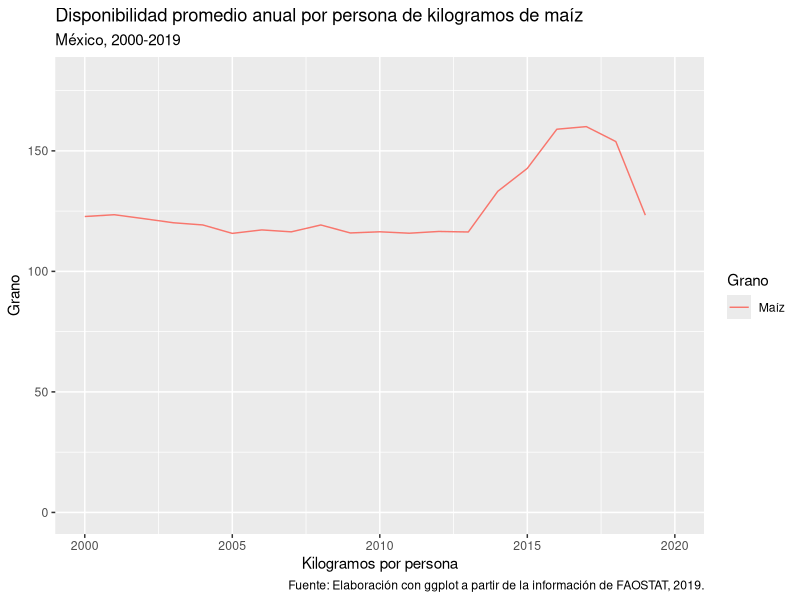

Source code (R):
# Líneas
library(readr)
library(dplyr)
library(ggplot2)
granos.mexico <- read_csv(file = "input/data/CSV_files/granos_mexico.csv",
                   col_names = TRUE)
legend <- "Fuente: Elaboración con ggplot a partir de la información de FAOSTAT, 2019."
granos.mexico %>% filter(Grano == "Maíz") %>% 
ggplot(data = . , mapping = aes(x = Año, y = Kilogramos)) + 
        geom_line(mapping = aes(group = Grano, colour = Grano)) +
        ylim(0, 180) + xlim(2000,2020) +
        labs(title = "Disponibilidad promedio anual por persona de kilogramos de maíz",  
             subtitle = "México, 2000-2019",
             x = "Kilogramos por persona", 
             y = "Grano",
             caption = legend)

